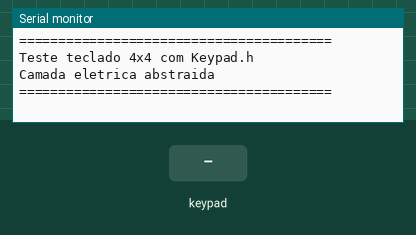
Recording of a sketch running on a simulated Arduino Mega 2560, built with avr-gcc and run on an emulated ATmega2560. Shown: the last lines printed to the serial monitor. The test bench sets the inputs (shaded band).

Above: at 1.2 s.
1.3 s: key '1' pressed
At 2.5 s:
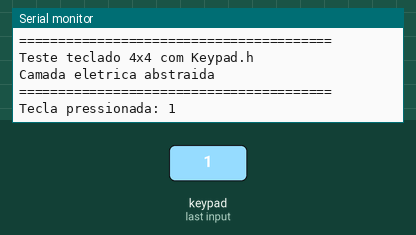
2.8 s: keypad keys 3 1 3 3 3 5 3 7 # pressed 0.4 s apart
At 7.4 s:
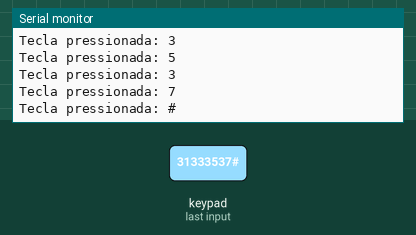
7.9 s: key 'A' pressed
At 8.7 s:
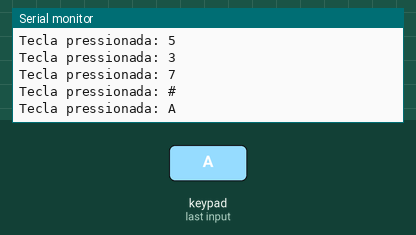
9.4 s: keypad keys 3 1 3 3 3 5 3 7 * pressed 0.4 s apart
At 13.6 s:
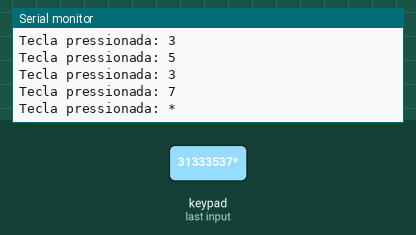
14.5 s: key 'B' pressed
At 15.0 s:
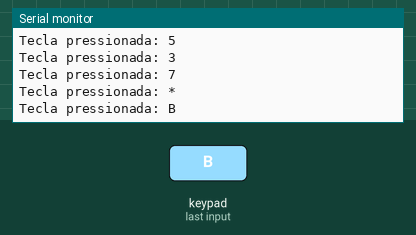
16.0 s: keypad keys 3 1 3 3 3 5 3 7 D pressed 0.4 s apart
At 19.8 s:
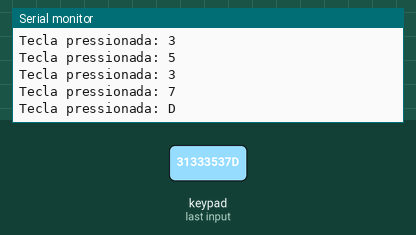
Timing chart, 0 to 21.3 s (numbered marks = the images above; inputs shaded):
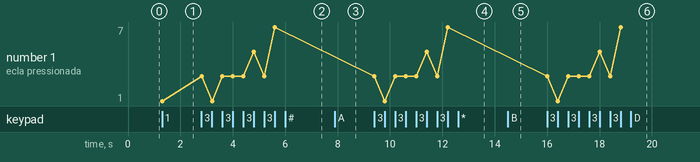

Measured:
- after the input at 1.3 s, the serial monitor: prints a new line at once (image 1)
- after the input at 2.8 s, the serial monitor: prints a new line at once (image 2)
- after the input at 7.9 s, the serial monitor: prints a new line at once (image 3)
- after the input at 9.4 s, the serial monitor: prints a new line at once (image 4)
- after the input at 14.5 s, the serial monitor: prints a new line at once (image 5)
- after the input at 16.0 s, the serial monitor: prints a new line at once (image 6)
- plotted number 1: 1 → 7 after the input at 2.8 s

The sketch:

sketch_testateclado.ino
```cpp
/*
===========================================================
Descrição geral: teste de teclado de membrana 4x4 utilizando
a biblioteca Keypad.h, abstraindo a varredura elétrica.
Data de criação: 01/04/2026
Versão: 2.0
Copywrite: Clayton J A Silva
===========================================================
*/

#include <Keypad.h>

// =======================================================
// CONFIGURAÇÕES DO TECLADO
// =======================================================

#define NUM_LINHAS   4
#define NUM_COLUNAS  4

// Mapa lógico das teclas
char mapaTeclas[NUM_LINHAS][NUM_COLUNAS] = {
  {'1','2','3','A'},
  {'4','5','6','B'},
  {'7','8','9','C'},
  {'*','0','#','D'}
};

// =======================================================
// MAPEAMENTO DE PINOS (AJUSTADO AO SEU CASO)
// =======================================================

// Linhas: 31, 33, 35, 37
byte pinosLinhas[NUM_LINHAS]   = {31, 33, 35, 37};

// Colunas: 39, 41, 43, 45
byte pinosColunas[NUM_COLUNAS] = {39, 41, 43, 45};

// =======================================================
// OBJETO TECLADO
// =======================================================

Keypad teclado = Keypad(
  makeKeymap(mapaTeclas),
  pinosLinhas,
  pinosColunas,
  NUM_LINHAS,
  NUM_COLUNAS
);

// =======================================================
// PROTÓTIPOS
// =======================================================

void inicializarSistema();
char lerTeclado();
void processarTecla(char tecla);

// =======================================================
// SETUP
// =======================================================

void setup() {
  inicializarSistema();
}

// =======================================================
// LOOP
// =======================================================

void loop() {
  char tecla = lerTeclado();

  if (tecla) {
    processarTecla(tecla);
  }
}

// =======================================================
// FUNÇÕES
// =======================================================

// Inicialização geral
void inicializarSistema() {
  Serial.begin(9600);
  Serial.println("========================================");
  Serial.println("Teste teclado 4x4 com Keypad.h");
  Serial.println("Camada eletrica abstraida");
  Serial.println("========================================");
}

// Leitura do teclado
char lerTeclado() {
  return teclado.getKey();
}

// Processamento da tecla
void processarTecla(char tecla) {
  Serial.print("Tecla pressionada: ");
  Serial.println(tecla);
}
```
